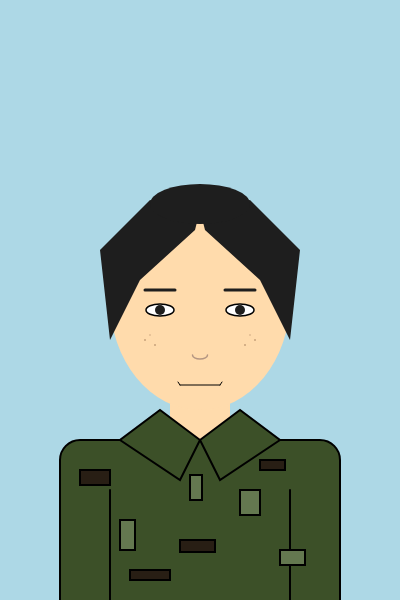
Frame 1 (no input)
Frame 60 (no input): identical to frame 1, image omitted
Frame 120 (the mouse pressed at the canvas centre since frame 60): identical to frame 1, image omitted

The p5.js sketch that drew this single still picture (run headless with seeded random() and noise() and a simulated clock; from frame 60 on, the mouse is pressed at the canvas centre):

// p5.js sketch
// ── sketch.js
function setup() {
  createCanvas(400, 600);
}

function draw() {
  background(173, 216, 230);
  noStroke(); 
  
  fill(255, 219, 172); //얼굴형
  rect(170, 380, 60, 60); 
  ellipse(200, 300, 180, 220);
  
  stroke(0);
  strokeWeight(1.5);
  fill(255); 
  ellipse(160, 310, 28, 12); 
  ellipse(240, 310, 28, 12); 
  
  fill(30); 
  noStroke();
  circle(160, 310, 10);
  circle(240, 310, 10);
  
  stroke(30); //눈썹
  strokeWeight(3);
  line(145, 290, 175, 290);
  line(225, 290, 255, 290); 

  noFill(); //코
  stroke(180, 150, 130); 
  strokeWeight(1.5);
  arc(200, 355, 15, 8, 0, PI); 

  stroke(0); //입
  strokeWeight(1);
  line(180, 385, 220, 385); 
  line(180, 385, 178, 382);
  line(220, 385, 222, 382);
  
  noStroke(); //주근깨
  fill(160, 120, 90, 150); 
  circle(145, 340, 2); circle(155, 345, 2); circle(150, 335, 1.5); 
  circle(255, 340, 2); circle(245, 345, 2); circle(250, 335, 1.5); 
  
  fill(30); //머리카락
  beginShape();
  vertex(200, 210); 
  vertex(150, 200); 
  vertex(100, 250); 
  vertex(110, 340); 
  vertex(140, 280); 
  vertex(195, 230); 
  endShape(CLOSE);

  beginShape();
  vertex(200, 210); 
  vertex(250, 200); 
  vertex(300, 250); 
  vertex(290, 340);
  vertex(260, 280); 
  vertex(205, 230); 
  endShape(CLOSE);
  ellipse(200, 204, 100, 40);
  
  stroke(0); 
  strokeWeight(2);
  fill(60, 80, 40); 
  rect(60, 440, 280, 350, 20);
  beginShape();
  vertex(200, 440); 
  vertex(160, 410); 
  vertex(120, 440); 
  vertex(180, 480);
  vertex(200, 440); 
  endShape(CLOSE);
  beginShape();
  vertex(200, 440); 
  vertex(240, 410); 
  vertex(280, 440); 
  vertex(220, 480);
  vertex(200, 440); 
  endShape(CLOSE);
  line(110, 490, 110, 600); 
  line(290, 490, 290, 600);
  
  fill(40, 30, 20); //디지털패턴
  rect(80, 470, 30, 15);
  rect(180, 540, 35, 12);
  rect(260, 460, 25, 10); 
  rect(130, 570, 40, 10);
  fill(100, 120, 80);
  rect(240, 490, 20, 25);
  rect(120, 520, 15, 30);
  rect(190, 475, 12, 25); 
  rect(280, 550, 25, 15);
}
